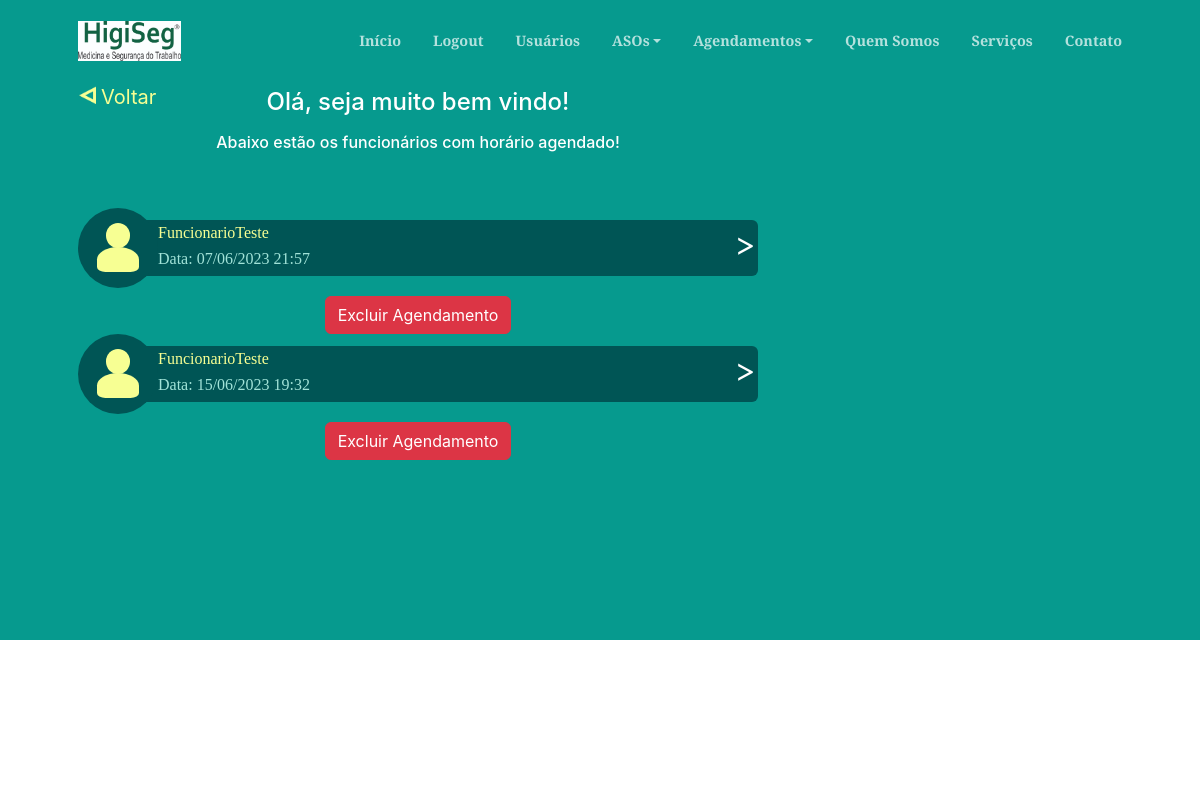
Page /listaAgendamentosAdmin/ (signed in) on the earlier database version.
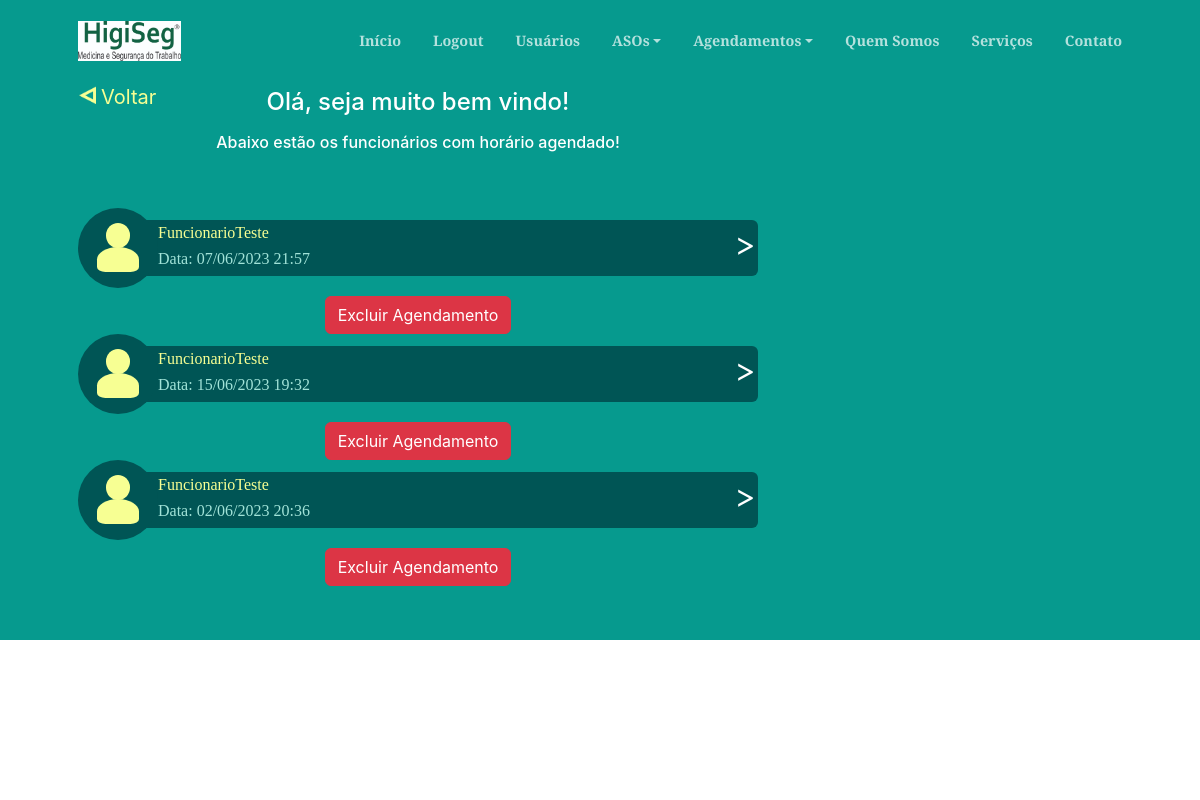
Same page on the later database version.
### higiseg/models.py (models this page shows, shortened)
class Agendamento(models.Model):
    funcionarioAgendamento = models.ForeignKey(Funcionario, on_delete=models.CASCADE)
    dataAgendamento = models.DateTimeField()
    userAdminAgendamento = models.ForeignKey(User, on_delete=models.CASCADE)

class Funcionario(models.Model):
    nomeFuncionario = models.CharField(max_length=255)
    descricaoFuncionario = models.CharField(max_length=255, blank=True, null=True)
    idadeFuncionario = models.CharField(max_length=4, blank=True, null=True)
    sexoFuncionario = models.CharField(max_length=2, blank=True, null=True)
    userClienteFuncionario = models.ForeignKey(User, on_delete=models.CASCADE)
    def __str__(self):
        return self.nomeFuncionario

### higiseg/views.py (the view)
# urls.py: path('listaAgendamentosAdmin/', views.listaAgendamentosAdmin, name='lista_agendamentos_admin'),
@login_required
@staff_member_required
def listaAgendamentosAdmin(request):
    try:
        user = User.objects.get(pk=request.user.pk)
        agendamentos = Agendamento.objects.all
    except Exception as e:
        logger.error(f"listaAgendamentosAdmin: Ocorreu um erro: {str(e)}")
    return render(request, 'agendamentos.html', {'agendamentos': agendamentos, 'user': user})

### higiseg/templates/agendamentos.html (shortened to what this page needs)
{% extends 'index.html' %}
{% block content %}
<div class="fixed-top py-1" id="voltar">
    <div class="container px-4 px-lg-5">
        <a href="{% url 'login' %}"><span class="icon"></span>Voltar</a>
    </div>
</div>
<section class="lists">
    <div class="container px-4 px-lg-5 h-100">
        <div class="row gx-4 gx-lg-5 h-100 align-items justify-content">
            <div class="col-lg-8 align-self-start">
                <p>
                <h2 class="text-white font-weight-bold text-center">Olá, seja muito bem vindo!</h2>
                </p>
                <h3 class="text-white font-weight-bold text-center">Abaixo estão os funcionários com horário agendado!
                </h3>
            </div>
            {% if user.is_staff %}
            {% for a in agendamentos %}
                <div class="col-lg-8 text-center">
                    <a href="{% url 'alterar_agendamento' a.id %}" class="item-lista">
                        <div class="item-lista-circ">
                            <div class="item-lista-circ-c"></div>
                            <div class="item-lista-circ-b"></div>
                        </div>
                        <div class="item-lista-ret">
                            <div class="item-lista-ret-tit" id="func">{{ a.funcionarioAgendamento }}</div>
                            <div class="item-lista-ret-dt">Data: {{ a.dataAgendamento|date:"d/m/Y H:i" }}</div>
                            <div class="item-lista-ret-arrow">&lt;</div>
                        </div>
                    </a>
                    <button class="btn btn-danger" type="button" data-bs-toggle="modal" data-bs-target="#del{{a.id}}">Excluir Agendamento</button>
                </div>
            {% endfor %}
            {% endif %}
        </div>
    </div>
</section>
{% endblock %}

### higiseg/templates/index.html (shortened to what this page needs)
{% load static %}
<!DOCTYPE html>
<html lang="pt">
    {% load pwa %}
<head>
{% if request.path == '/' %}
    {% block ini %} {% endblock %}
{% else %}
    <link href="{% static "css/styles.css" %}" rel="stylesheet">
    </head>
<body id="page-top">
    <nav class="navbar navbar-expand-lg navbar-light fixed-top py-3" id="mainNav">
        <div class="container px-4 px-lg-5">
            <a class="navbar-brand" href="{% url 'base' %}"><img src="{% static "assets/logo.jpg" %}" height="40px" width="auto"></a>
            <div class="collapse navbar-collapse" id="navbarResponsive">
                <ul class="navbar-nav ms-auto my-2 my-lg-0">
                    <li class="nav-item"><a class="nav-link {% if request.path == '/home/' %}active{% endif %}" href="{% url 'base' %}">Início</a></li>
                    {% if user.is_authenticated %}
                        {% if user.is_staff %}
                            <li class="nav-item"><a class="nav-link" href="{% url 'logout' %}">Logout</a></li>
                            <li class="nav-item"><a class="nav-link {% if request.path == '/users/' %}active{% endif %}"
                                    href="{% url 'users' %}">Usuários</a></li>
                            <li class="nav-item dropdown">
                                <a class="nav-link dropdown-toggle" id="navbarDropdownA" href="#!" role="button" data-bs-toggle="dropdown"
                                aria-haspopup="true" aria-expanded="false">ASOs</a>
                            </li>
                            <li class="nav-item">
                                <a class="nav-link dropdown-toggle" id="navbarDropdownB" href="#!" role="button" data-bs-toggle="dropdown"
                                    aria-haspopup="true" aria-expanded="false">Agendamentos</a>
                            </li>
                        {% endif %}
                    {% else %}
                        <li class="nav-item"><a class="nav-link {% if request.path == '/login/' %}active{% endif %}" href="{% url 'login' %}">Login</a></li>
                    {% endif %}
                    <li class="nav-item"><a class="nav-link {% if request.path == '/quemSomos/' %}active{% endif %}" href="{% url 'quem_somos' %}">Quem Somos</a></li>
                    <li class="nav-item"><a class="nav-link {% if request.path == '/servicos/' %}active{% endif %}" href="{% url 'servicos' %}">Serviços</a></li>
                    <li class="nav-item"><a class="nav-link {% if request.path == '/contato/' %}active{% endif %}" href="{% url 'contato' %}">Contato</a></li>
                </ul>
            </div>
        </div>
    </nav>
    {% block content %} {% endblock %}
    <footer class="footbar footbar-expand-lg footbar-light fixed-bottom py-3" id="footer">
        <div class="container px-4 px-lg-5 text-center">
        </div>
    </footer>
</body>
</html>
{% endif %}

Differences in the rows shown:
added Agendamento: funcionarioAgendamento "FuncionarioTeste", dataAgendamento "02/06/2023 20:36"
